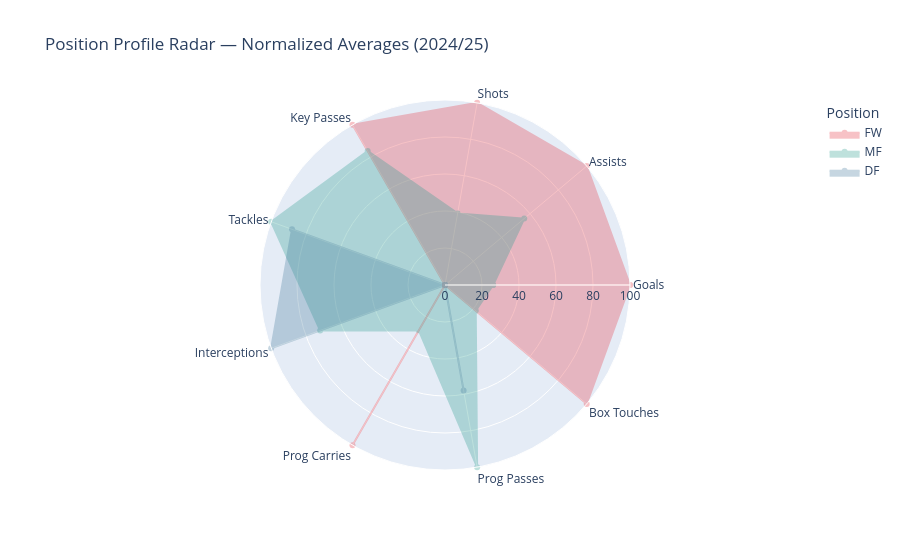

Write notebook code for a chart like this one.
### Code cell
# 5.5 Radar Chart — Position Profile
radar_stats  = ['goals', 'assists', 'shots', 'key_passes', 'tackles',
                'interceptions', 'progressive_carries', 'progressive_passes', 'touches_opp_box']
radar_labels = ['Goals', 'Assists', 'Shots', 'Key Passes', 'Tackles',
                'Interceptions', 'Prog Carries', 'Prog Passes', 'Box Touches']

radar_by_pos = pos_df.groupby('primary_position')[radar_stats].mean()
for col in radar_stats:
    col_min, col_max = radar_by_pos[col].min(), radar_by_pos[col].max()
    radar_by_pos[col] = ((radar_by_pos[col] - col_min) / (col_max - col_min) * 100).round(1)

fig = go.Figure()
for pos in POSITION_ORDER:
    values = radar_by_pos.loc[pos].tolist()
    values += values[:1]
    fig.add_trace(go.Scatterpolar(r=values, theta=radar_labels + [radar_labels[0]],
                                  fill='toself', name=pos,
                                  line_color=POSITION_COLORS[pos],
                                  fillcolor=POSITION_COLORS[pos], opacity=0.3))
fig.update_layout(polar=dict(radialaxis=dict(visible=True, range=[0, 100])),
                  title='Position Profile Radar — Normalized Averages (2024/25)',
                  height=550, showlegend=True, legend_title='Position')
fig.show()

### Figure 1 — Plotly figure (JSON) as saved in the notebook; plotly's stock layout.template omitted (floating-point values rounded to 4 significant figures)
{"data": [{"fill": "toself", "fillcolor": "#e63946", "line": {"color": "#e63946"}, "name": "FW", "opacity": 0.3, "r": [100, 100, 100, 100, 0, 0, 100, 0, 100, 100], "theta": ["Goals", "Assists", "Shots", "Key Passes", "Tackles", "Interceptions", "Prog Carries", "Prog Passes", "Box Touches", "Goals"], "type": "scatterpolar"}, {"fill": "toself", "fillcolor": "#2a9d8f", "line": {"color": "#2a9d8f"}, "name": "MF", "opacity": 0.3, "r": [26, 55.9, 39.3, 83.6, 100, 71.8, 28.3, 100, 21.7, 26], "theta": ["Goals", "Assists", "Shots", "Key Passes", "Tackles", "Interceptions", "Prog Carries", "Prog Passes", "Box Touches", "Goals"], "type": "scatterpolar"}, {"fill": "toself", "fillcolor": "#457b9d", "line": {"color": "#457b9d"}, "name": "DF", "opacity": 0.3, "r": [0, 0, 0, 0, 88, 100, 0, 57.9, 0, 0], "theta": ["Goals", "Assists", "Shots", "Key Passes", "Tackles", "Interceptions", "Prog Carries", "Prog Passes", "Box Touches", "Goals"], "type": "scatterpolar"}], "layout": {"height": 550, "legend": {"title": {"text": "Position"}}, "polar": {"radialaxis": {"range": [0, 100], "visible": true}}, "showlegend": true, "title": {"text": "Position Profile Radar — Normalized Averages (2024/25)"}}}
